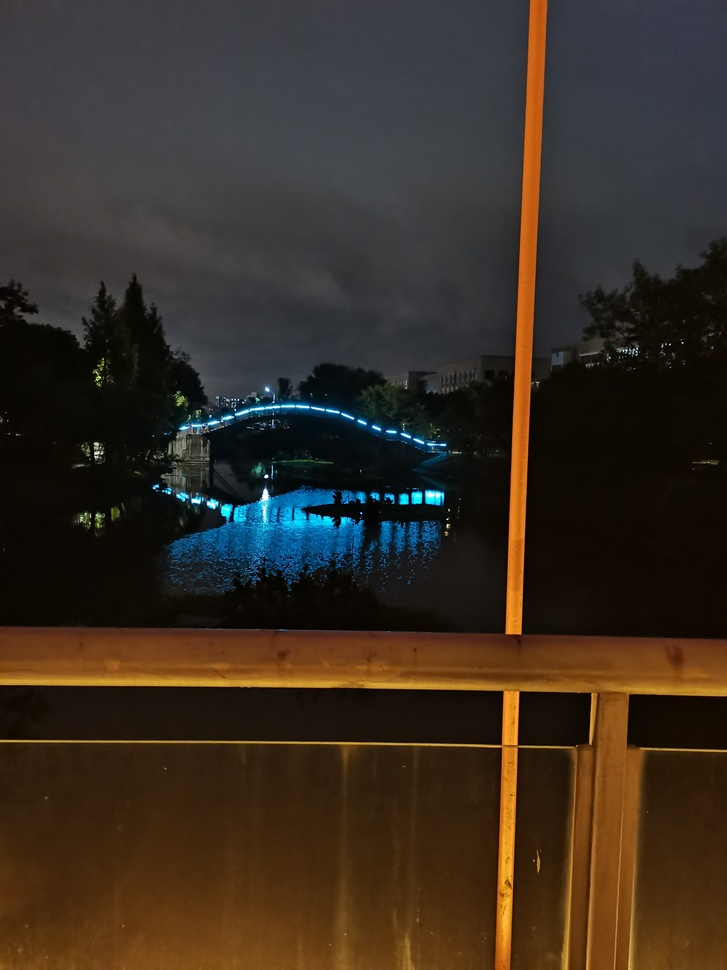
#> input picture img/IMG_20201016_212915.jpg, 727 x 970 px, shrunk from 3456 x 4608 before the run
$ python adaption_threshold.py
#> lines starting #> are read from the running program, lines starting #| are printed output that depends on the picture; after the words box and inside, x2 and y2 are one past the last pixel; in counts of white or black regions, pixels touching at a corner belong together
import cv2
from matplotlib import pyplot as plt

img = cv2.imread('../img/IMG_20201016_212915.jpg',0)
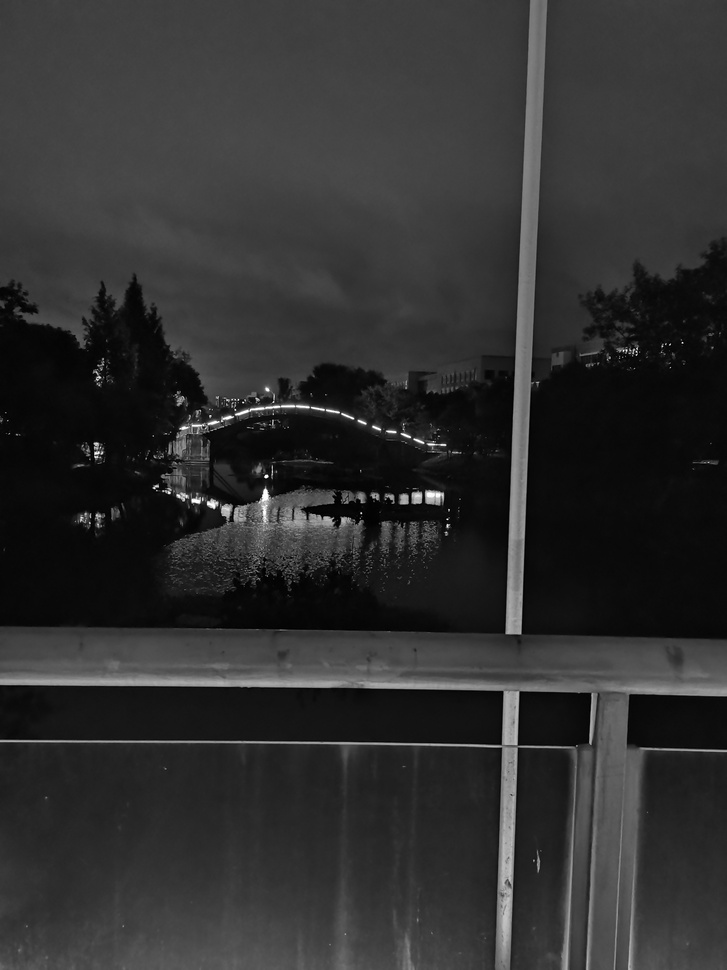
#> img: shape (970, 727); min 0, max 255, mean 47.6
# 中值滤波
img = cv2.medianBlur(img, 5)
ret, th1 = cv2.threshold(img, 127,255, cv2.THRESH_BINARY)
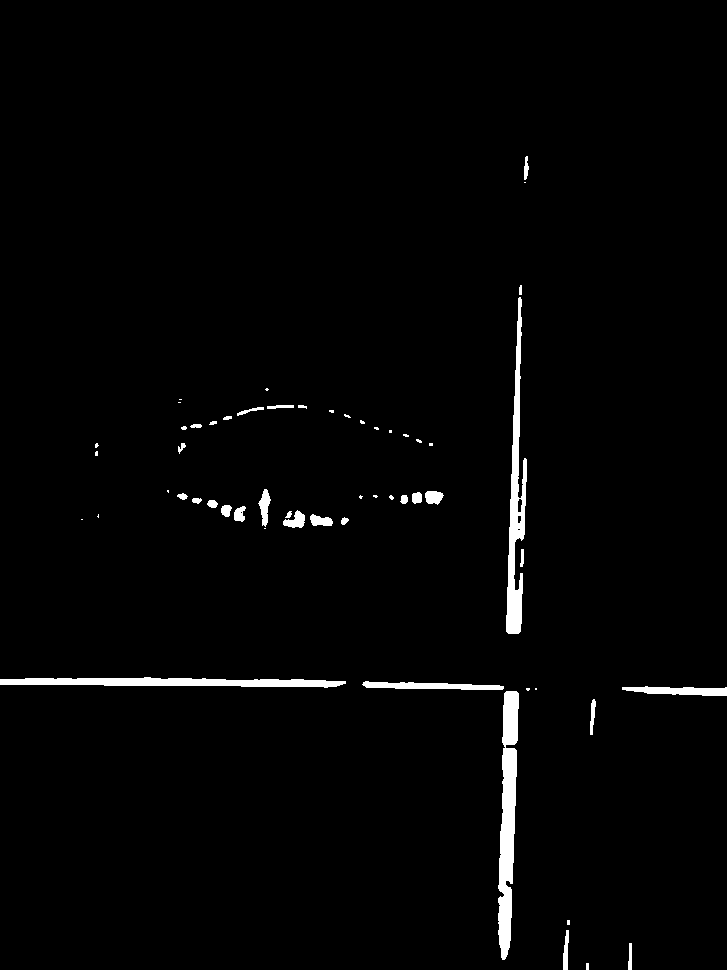
#> th1: shape (970, 727); 1.9% white; 57 white regions (25 under 20 px), largest, box (x1, y1, x2, y2) and area: (498, 691, 519, 960) 3539, (506, 297, 527, 634) 2943, (0, 677, 346, 688) 2468
th2 = cv2.adaptiveThreshold(img, 255, cv2.ADAPTIVE_THRESH_MEAN_C, cv2.THRESH_BINARY, 11, 2)      # 阈值取自相邻区域的平均值
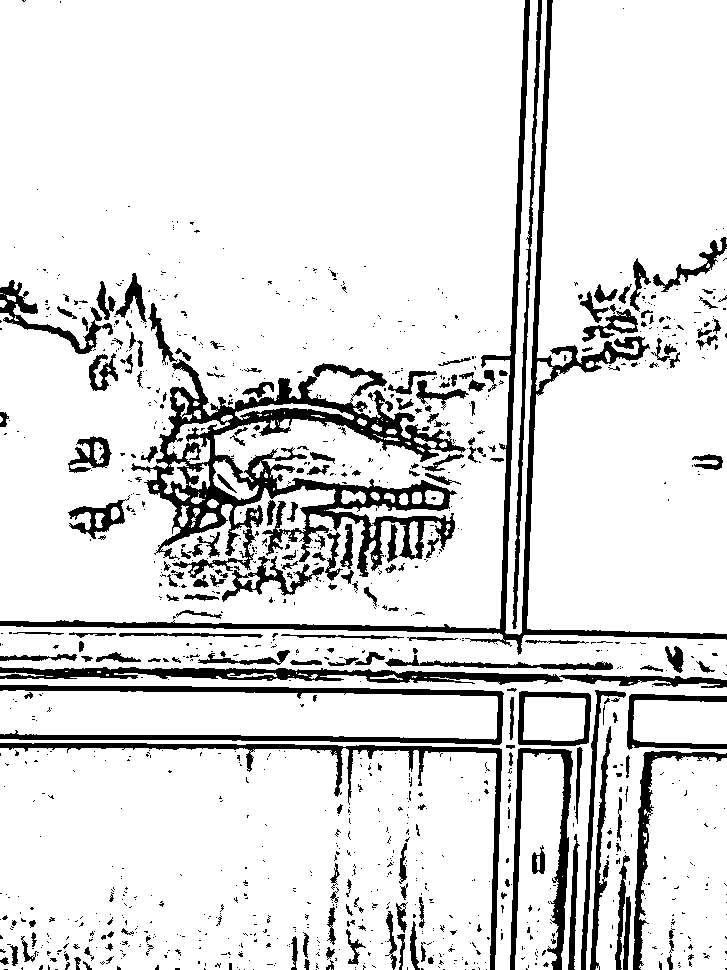
#> th2: shape (970, 727); 87% white; 1164 black regions (935 under 20 px), largest, box (x1, y1, x2, y2) and area: (131, 359, 466, 578) 19656, (0, 0, 727, 655) 12447, (0, 667, 727, 688) 5852
th3 = cv2.adaptiveThreshold(img, 255, cv2.ADAPTIVE_THRESH_GAUSSIAN_C, cv2.THRESH_BINARY, 11, 2)  # 阈值取值相邻区域的加权和，权重为一个高斯窗口
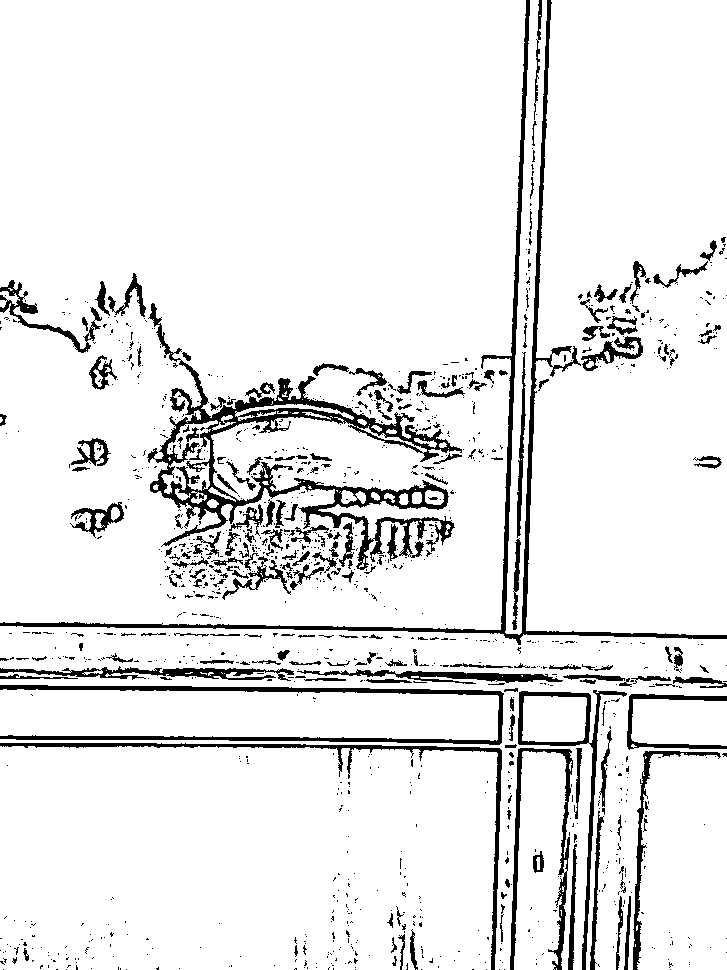
#> th3: shape (970, 727); 91.3% white; 1213 black regions (1003 under 20 px), largest, box (x1, y1, x2, y2) and area: (147, 303, 462, 570) 11996, (0, 0, 727, 645) 8575, (0, 685, 504, 745) 4331
titles = ['Original Image', 'Global Thresholding (v = 127)', 'Adaptive Mean Thresholding', 'Adaptive Gaussian Thresholding']
images = [img, th1, th2, th3]
for i in range(4):
    plt.subplot(2, 2, i+1), plt.imshow(images[i], 'gray')
    plt.title(titles[i])
    plt.xticks([]), plt.yticks([])
plt.show()

$ run again, with img/IMG_20201030_184553.jpg copied over img/IMG_20201016_212915.jpg
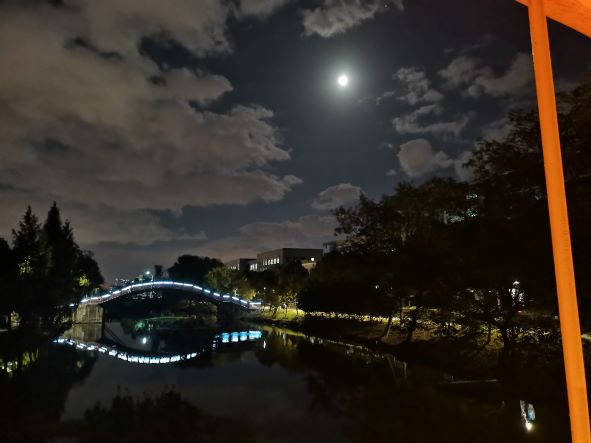
#> input picture img/IMG_20201030_184553.jpg, 591 x 443 px
#> `ret, th1 = cv2.threshold(img, 127,255, cv2.THRESH_BINARY)`:
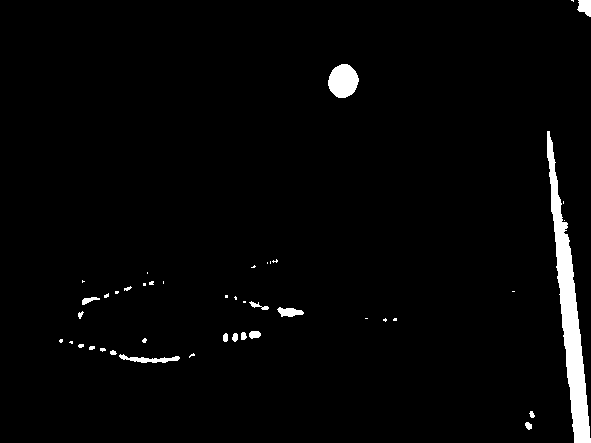
#> th1: shape (443, 591); 2.4% white; 44 white regions (26 under 20 px), largest, box (x1, y1, x2, y2) and area: (547, 131, 591, 443) 4195, (328, 64, 359, 98) 794, (119, 354, 180, 363) 251
#> th2: shape (443, 591); 76.2% white; 792 black regions (591 under 20 px), largest, box (x1, y1, x2, y2) and area: (241, 0, 572, 443) 15907, (0, 203, 360, 420) 15162, (546, 17, 591, 335) 2593
#> `th3 = cv2.adaptiveThreshold(img, 255, cv2.ADAPTIVE_THRESH_GAUSSIAN_C, ..`:
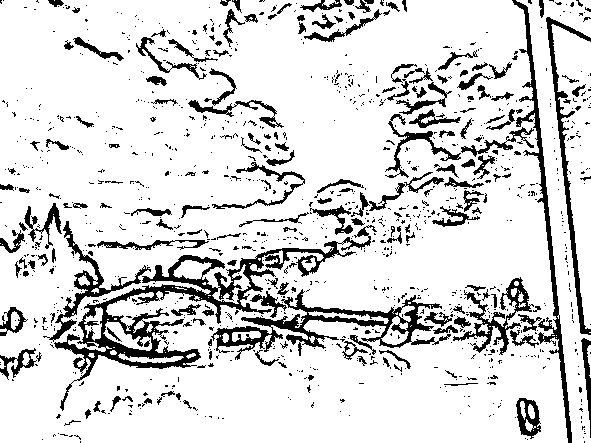
#> th3: shape (443, 591); 85% white; 1100 black regions (918 under 20 px), largest, box (x1, y1, x2, y2) and area: (54, 225, 377, 411) 7339, (211, 289, 451, 360) 3740, (512, 0, 572, 443) 2569

$ run again, with img/IMG_20201104_180926.jpg copied over img/IMG_20201016_212915.jpg
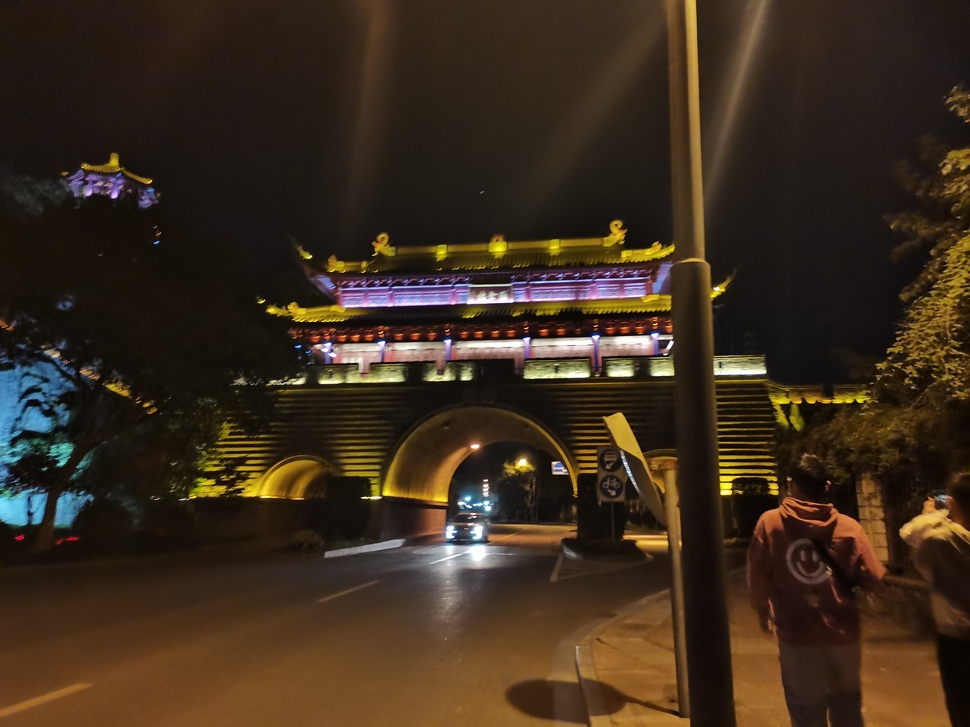
#> input picture img/IMG_20201104_180926.jpg, 970 x 727 px, shrunk from 4608 x 3456 before the run
#> `ret, th1 = cv2.threshold(img, 127,255, cv2.THRESH_BINARY)`:
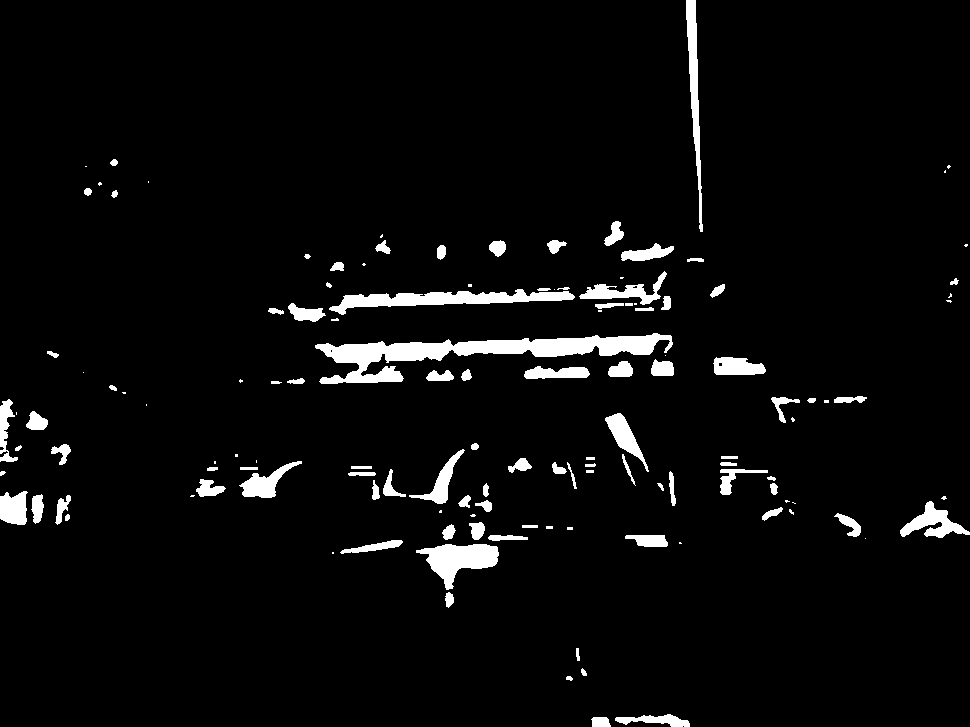
#> th1: shape (727, 970); 4.3% white; 132 white regions (38 under 20 px), largest, box (x1, y1, x2, y2) and area: (315, 333, 673, 384) 6378, (329, 289, 575, 315) 2606, (416, 544, 499, 590) 1928
#> th2: shape (727, 970); 79.2% white; 1187 black regions (888 under 20 px), largest, box (x1, y1, x2, y2) and area: (223, 0, 715, 482) 30688, (145, 389, 697, 727) 30390, (705, 443, 970, 727) 14142
#> `th3 = cv2.adaptiveThreshold(img, 255, cv2.ADAPTIVE_THRESH_GAUSSIAN_C, ..`:
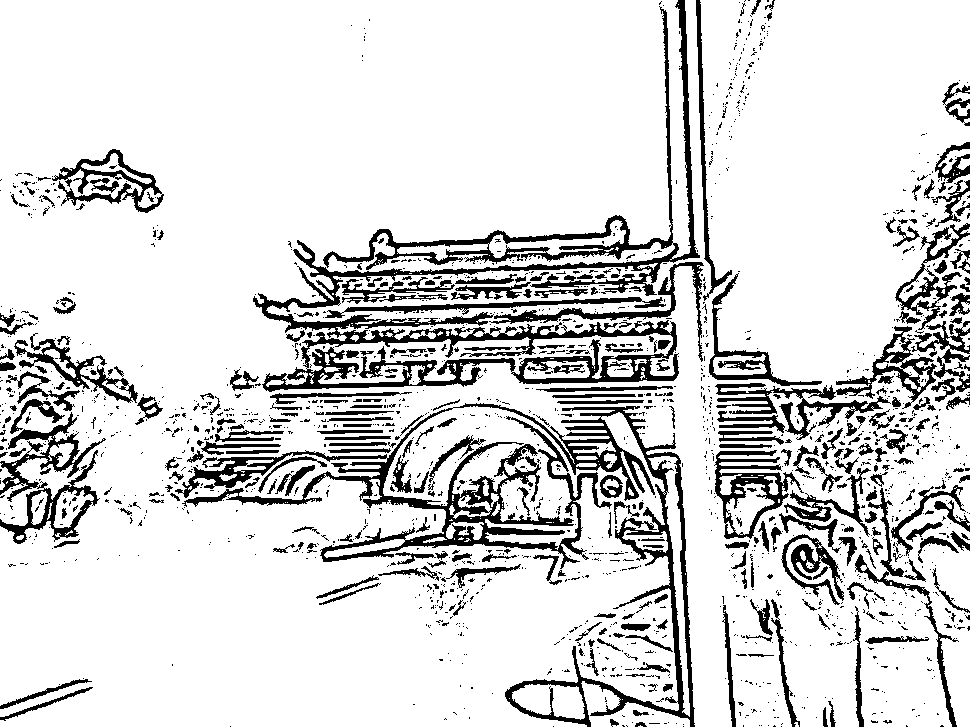
#> th3: shape (727, 970); 85% white; 1796 black regions (1478 under 20 px), largest, box (x1, y1, x2, y2) and area: (253, 0, 700, 392) 20819, (175, 403, 695, 727) 20383, (715, 326, 937, 440) 4177
